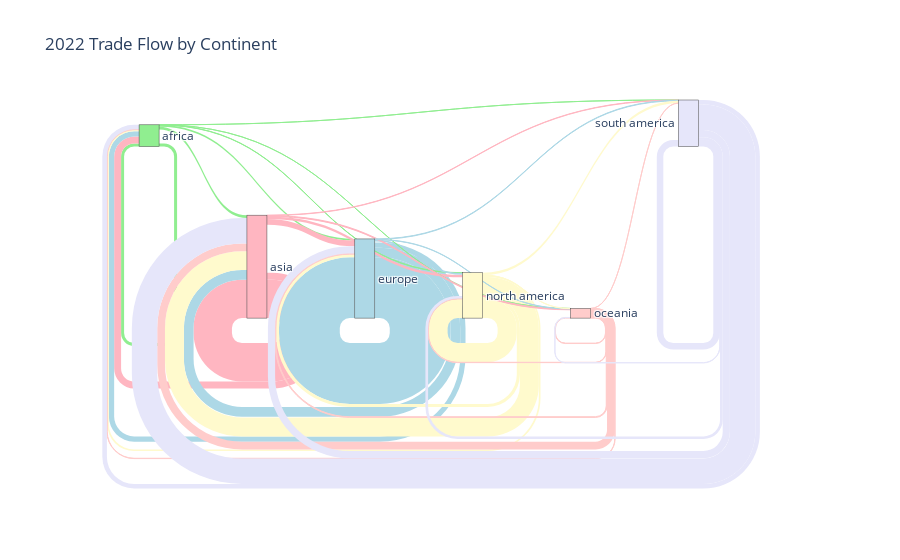

The code cell stored with this chart in its notebook:
### Code cell
# Assuming your DataFrame is named 'df'
df_2022 = df[df['year'] == 2022]

# Extract unique continents for labels
unique_continents = sorted(set(df_2022['source'].unique()) | set(df_2022['target'].unique()))

# Create mappings to node indices (0, 1, 2, ...)
continent_to_index = {continent: i for i, continent in enumerate(unique_continents)}

# Prepare data for Sankey diagram
nodes = dict(label=unique_continents, color= [
    '#90ee90',  # Africa - Light Green
    #'#cccccc',  # Antarctica - Gray
    '#ffb6c1',  # Asia - Light Pink
    '#add8e6',  # Europe - Light Blue
    '#fffacd',  # North America - Lemon Chiffon
    '#ffcccb',  # Oceania - Light Coral
    '#e6e6fa'   # South America - Lavender
])  # Customize colors
links = dict(
    source=df_2022['source'].map(continent_to_index),
    target=df_2022['target'].map(continent_to_index),
    value=df_2022['value'],
)

# Adjust link colors based on source node color
opacity = 0.4
link_colors = [nodes['color'][src].replace(")", f", {opacity})") for src in links['source']]

# Create the Sankey diagram
fig = go.Figure(data=[go.Sankey(
    node= nodes,  # Customize colors,
    link=dict(
        source=links['source'],
        target=links['target'],
        value=links['value'],
        color=link_colors  # Use adjusted colors
    )
)])

fig.update_layout(
    title_text="2022 Trade Flow by Continent",
    font_size=12  
)

fig.show()

### Figure 1 — Plotly figure (JSON) as saved in the notebook; plotly's stock layout.template omitted (floating-point values rounded to 4 significant figures)
{"data": [{"link": {"color": ["#90ee90", "#ffb6c1", "#add8e6", "#fffacd", "#ffcccb", "#e6e6fa", "#90ee90", "#ffb6c1", "#add8e6", "#fffacd", "#ffcccb", "#e6e6fa", "#90ee90", "#ffb6c1", "#add8e6", "#fffacd", "#ffcccb", "#e6e6fa", "#90ee90", "#ffb6c1", "#add8e6", "#fffacd", "#ffcccb", "#e6e6fa", "#90ee90", "#ffb6c1", "#add8e6", "#fffacd", "#ffcccb", "#e6e6fa", "#90ee90", "#ffb6c1", "#add8e6", "#fffacd", "#ffcccb", "#e6e6fa"], "source": [0, 1, 2, 3, 4, 5, 0, 1, 2, 3, 4, 5, 0, 1, 2, 3, 4, 5, 0, 1, 2, 3, 4, 5, 0, 1, 2, 3, 4, 5, 0, 1, 2, 3, 4, 5], "target": [0, 0, 0, 0, 0, 0, 1, 1, 1, 1, 1, 1, 2, 2, 2, 2, 2, 2, 3, 3, 3, 3, 3, 3, 4, 4, 4, 4, 4, 4, 5, 5, 5, 5, 5, 5], "value": [21750000.0, 50240000.0, 38300000.0, 12050000.0, 2362000.0, 32970000.0, 20650000.0, 278100000.0, 70160000.0, 137200000.0, 56050000.0, 184100000.0, 11430000.0, 41590000.0, 440600000.0, 22540000.0, 5724000.0, 52180000.0, 1888000.0, 18350000.0, 12940000.0, 139000000.0, 2514000.0, 19420000.0, 75200.0, 6220000.0, 2069000.0, 1351000.0, 3081000.0, 1670000.0, 82880.0, 2498000.0, 3323000.0, 17000000.0, 284000.0, 47150000.0]}, "node": {"color": ["#90ee90", "#ffb6c1", "#add8e6", "#fffacd", "#ffcccb", "#e6e6fa"], "label": ["africa", "asia", "europe", "north america", "oceania", "south america"]}, "type": "sankey"}], "layout": {"font": {"size": 12}, "title": {"text": "2022 Trade Flow by Continent"}}}
